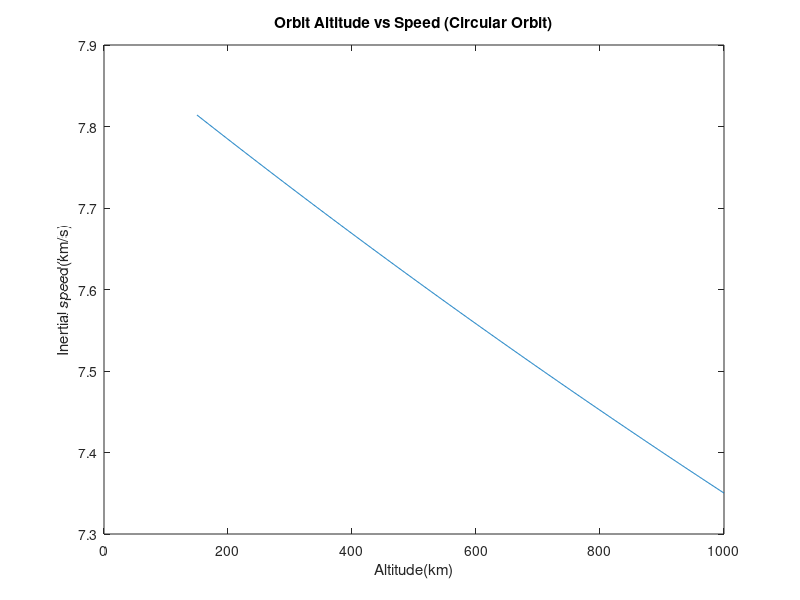
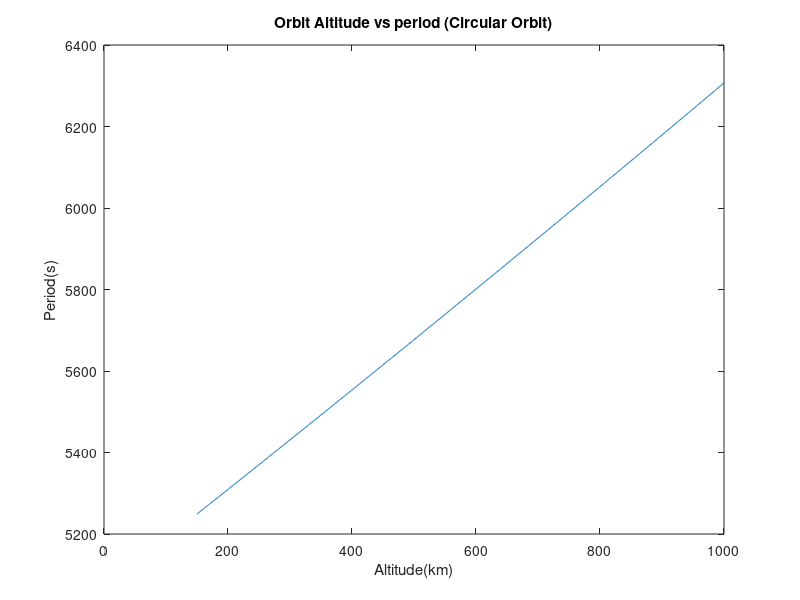

Write the MATLAB code that produced these figures, in order.
clc
close all;
clear;

%constants
R_earth=6.378E3;
mu=3.986E5;
altitude = 150:1:1000;

r = altitude +R_earth; % define radius

theta_dot = sqrt(mu.*(r.^-3));  % calculate mean motion

T = (2*pi).*(theta_dot.^-1); %calculate periods
v = r.*theta_dot; %calculate velocity


%% Plot Figures
figure(1)
plot(altitude,v)
title("Orbit Altitude vs Speed (Circular Orbit)")
xlabel("Altitude(km)")
ylabel("Inertial speed(km/s)")
print('C:\Users\boaza\OneDrive - Carleton University\AERO 3240\output files\2.5\Orbit_Altitude_vs_Velocity','-depsc')

figure(2)
plot(altitude,T)
title("Orbit Altitude vs period (Circular Orbit)")
xlabel("Altitude(km)")
ylabel("Period(s)")
print('C:\Users\boaza\OneDrive - Carleton University\AERO 3240\output files\2.5\Orbit_Altitude_vs_period','-depsc')
